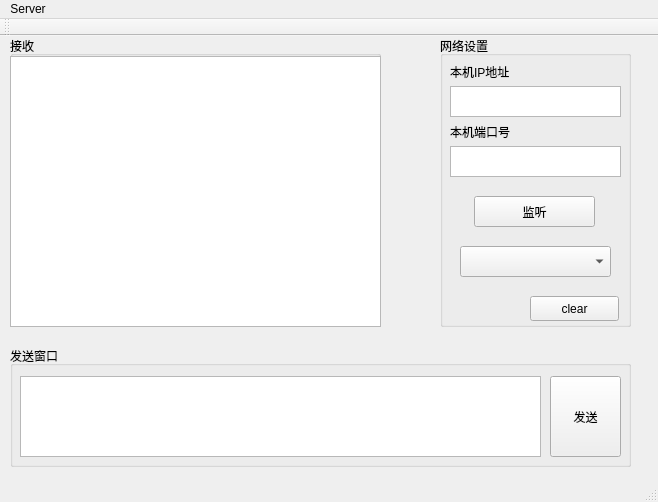
<?xml version="1.0" encoding="UTF-8"?>
<ui version="4.0">
 <class>MainWindow</class>
 <widget class="QMainWindow" name="MainWindow">
  <property name="geometry">
   <rect>
    <x>0</x>
    <y>0</y>
    <width>658</width>
    <height>502</height>
   </rect>
  </property>
  <property name="windowTitle">
   <string>MainWindow</string>
  </property>
  <widget class="QWidget" name="centralWidget">
   <widget class="QGroupBox" name="recvGroupBox">
    <property name="geometry">
     <rect>
      <x>10</x>
      <y>0</y>
      <width>371</width>
      <height>291</height>
     </rect>
    </property>
    <property name="styleSheet">
     <string notr="true"/>
    </property>
    <property name="title">
     <string>接收</string>
    </property>
    <widget class="QTextEdit" name="recvText">
     <property name="geometry">
      <rect>
       <x>0</x>
       <y>20</y>
       <width>371</width>
       <height>271</height>
      </rect>
     </property>
    </widget>
   </widget>
   <widget class="QGroupBox" name="groupBox">
    <property name="geometry">
     <rect>
      <x>440</x>
      <y>0</y>
      <width>191</width>
      <height>291</height>
     </rect>
    </property>
    <property name="title">
     <string>网络设置</string>
    </property>
    <widget class="QLabel" name="label">
     <property name="geometry">
      <rect>
       <x>10</x>
       <y>20</y>
       <width>91</width>
       <height>31</height>
      </rect>
     </property>
     <property name="text">
      <string>本机IP地址</string>
     </property>
    </widget>
    <widget class="QTextEdit" name="ipData">
     <property name="geometry">
      <rect>
       <x>10</x>
       <y>50</y>
       <width>171</width>
       <height>31</height>
      </rect>
     </property>
    </widget>
    <widget class="QLabel" name="label_2">
     <property name="geometry">
      <rect>
       <x>10</x>
       <y>80</y>
       <width>91</width>
       <height>31</height>
      </rect>
     </property>
     <property name="text">
      <string>本机端口号</string>
     </property>
    </widget>
    <widget class="QTextEdit" name="portData">
     <property name="geometry">
      <rect>
       <x>10</x>
       <y>110</y>
       <width>171</width>
       <height>31</height>
      </rect>
     </property>
    </widget>
    <widget class="QPushButton" name="connectBtn">
     <property name="geometry">
      <rect>
       <x>34</x>
       <y>160</y>
       <width>121</width>
       <height>31</height>
      </rect>
     </property>
     <property name="text">
      <string>监听</string>
     </property>
    </widget>
    <widget class="QComboBox" name="clientList">
     <property name="geometry">
      <rect>
       <x>20</x>
       <y>210</y>
       <width>151</width>
       <height>31</height>
      </rect>
     </property>
    </widget>
    <widget class="QPushButton" name="clearBtn">
     <property name="geometry">
      <rect>
       <x>90</x>
       <y>260</y>
       <width>89</width>
       <height>25</height>
      </rect>
     </property>
     <property name="text">
      <string>clear</string>
     </property>
    </widget>
   </widget>
   <widget class="QGroupBox" name="groupBox_2">
    <property name="geometry">
     <rect>
      <x>10</x>
      <y>310</y>
      <width>621</width>
      <height>121</height>
     </rect>
    </property>
    <property name="title">
     <string>发送窗口</string>
    </property>
    <widget class="QTextEdit" name="sendData">
     <property name="geometry">
      <rect>
       <x>10</x>
       <y>30</y>
       <width>521</width>
       <height>81</height>
      </rect>
     </property>
    </widget>
    <widget class="QPushButton" name="sendBtn">
     <property name="geometry">
      <rect>
       <x>540</x>
       <y>30</y>
       <width>71</width>
       <height>81</height>
      </rect>
     </property>
     <property name="text">
      <string>发送</string>
     </property>
    </widget>
   </widget>
  </widget>
  <widget class="QMenuBar" name="menuBar">
   <property name="geometry">
    <rect>
     <x>0</x>
     <y>0</y>
     <width>658</width>
     <height>28</height>
    </rect>
   </property>
   <widget class="QMenu" name="menuServer">
    <property name="title">
     <string>Server</string>
    </property>
   </widget>
   <addaction name="menuServer"/>
  </widget>
  <widget class="QToolBar" name="mainToolBar">
   <attribute name="toolBarArea">
    <enum>TopToolBarArea</enum>
   </attribute>
   <attribute name="toolBarBreak">
    <bool>false</bool>
   </attribute>
  </widget>
  <widget class="QStatusBar" name="statusBar"/>
 </widget>
 <layoutdefault spacing="6" margin="11"/>
 <resources/>
 <connections/>
</ui>
